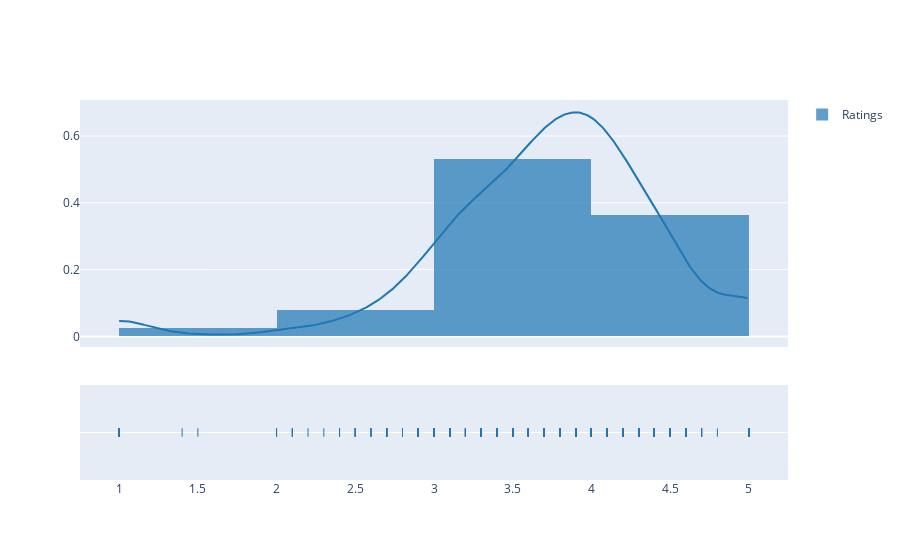

Here is the notebook cell this chart was saved with:
### Code cell
import pandas as panda_dp 
import plotly.figure_factory as ff 
df = panda_dp.read_csv("https://raw.githubusercontent.com/whitehatjr/bell-curve--normal-distribution/master/data.csv")
fig = ff.create_distplot([df["Avg Rating"].tolist()], ["Ratings"])
fig.show()

### Figure 1 — Plotly figure (JSON) as saved in the notebook; plotly's stock layout.template omitted (floating-point values rounded to 4 significant figures; data arrays with more than 128 entries replaced by an {"elided": "..."} marker saying what was removed)
{"data": [{"autobinx": false, "histnorm": "probability density", "legendgroup": "Ratings", "marker": {"color": "rgb(31, 119, 180)"}, "name": "Ratings", "opacity": 0.7, "type": "histogram", "x": {"elided": "721 float values"}, "xaxis": "x", "xbins": {"end": 5, "size": 1, "start": 1}, "yaxis": "y"}, {"legendgroup": "Ratings", "marker": {"color": "rgb(31, 119, 180)"}, "mode": "lines", "name": "Ratings", "showlegend": false, "type": "scatter", "x": {"elided": "500 float values"}, "xaxis": "x", "y": {"elided": "500 float values"}, "yaxis": "y"}, {"legendgroup": "Ratings", "marker": {"color": "rgb(31, 119, 180)", "symbol": "line-ns-open"}, "mode": "markers", "name": "Ratings", "showlegend": false, "type": "scatter", "x": {"elided": "721 float values"}, "xaxis": "x", "y": {"elided": "721 str values"}, "yaxis": "y2"}], "layout": {"barmode": "overlay", "hovermode": "closest", "legend": {"traceorder": "reversed"}, "xaxis": {"anchor": "y2", "domain": [0, 1], "zeroline": false}, "yaxis": {"anchor": "free", "domain": [0.35, 1], "position": 0}, "yaxis2": {"anchor": "x", "domain": [0, 0.25], "dtick": 1, "showticklabels": false}}}
